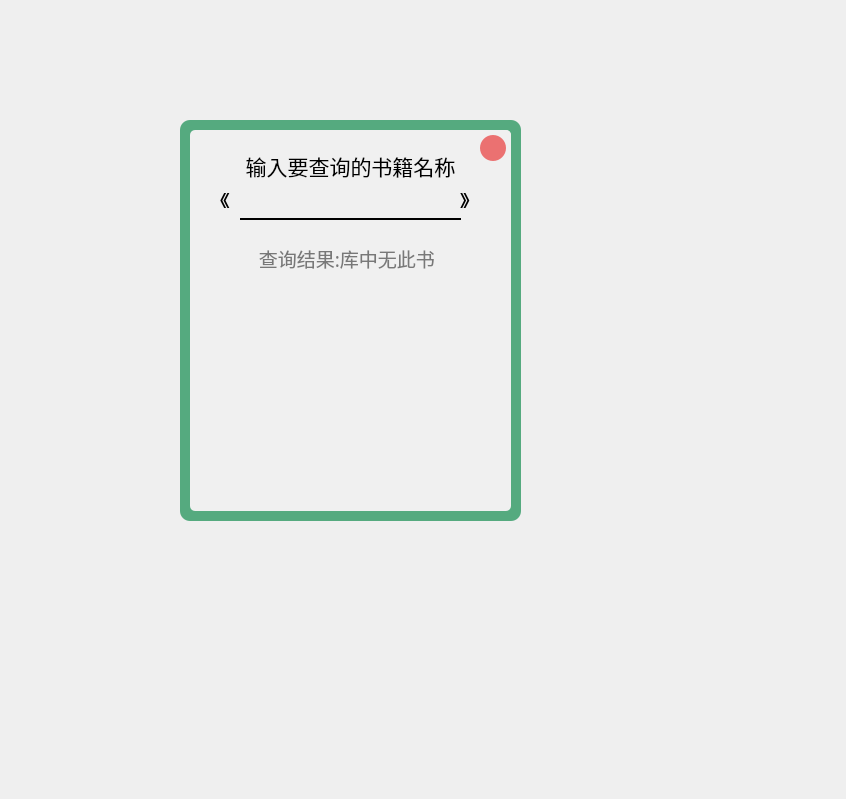
<?xml version="1.0" encoding="UTF-8"?>
<ui version="4.0">
 <class>search_page</class>
 <widget class="QMainWindow" name="search_page">
  <property name="geometry">
   <rect>
    <x>0</x>
    <y>0</y>
    <width>846</width>
    <height>799</height>
   </rect>
  </property>
  <property name="windowTitle">
   <string>MainWindow</string>
  </property>
  <property name="windowIcon">
   <iconset resource="res.qrc">
    <normaloff>:/icon/icon/查询.svg</normaloff>:/icon/icon/查询.svg</iconset>
  </property>
  <property name="styleSheet">
   <string notr="true"/>
  </property>
  <widget class="QWidget" name="centralwidget">
   <widget class="QFrame" name="frame_7">
    <property name="geometry">
     <rect>
      <x>180</x>
      <y>120</y>
      <width>341</width>
      <height>401</height>
     </rect>
    </property>
    <property name="styleSheet">
     <string notr="true">background-color: rgb(85, 170, 127);
border-radius:10px;</string>
    </property>
    <property name="frameShape">
     <enum>QFrame::StyledPanel</enum>
    </property>
    <property name="frameShadow">
     <enum>QFrame::Raised</enum>
    </property>
    <widget class="QFrame" name="frame_8">
     <property name="geometry">
      <rect>
       <x>10</x>
       <y>10</y>
       <width>321</width>
       <height>381</height>
      </rect>
     </property>
     <property name="styleSheet">
      <string notr="true">background-color: rgb(240, 240, 240);
border-radius:5px;</string>
     </property>
     <property name="frameShape">
      <enum>QFrame::NoFrame</enum>
     </property>
     <property name="frameShadow">
      <enum>QFrame::Raised</enum>
     </property>
     <widget class="QLineEdit" name="id_search_input">
      <property name="geometry">
       <rect>
        <x>50</x>
        <y>50</y>
        <width>221</width>
        <height>40</height>
       </rect>
      </property>
      <property name="font">
       <font>
        <family>方正准圆_GBK</family>
        <pointsize>14</pointsize>
       </font>
      </property>
      <property name="styleSheet">
       <string notr="true">border:none;
border-bottom:2px solid rgb(0,0,0);
border-radius:0px;
</string>
      </property>
      <property name="placeholderText">
       <string/>
      </property>
     </widget>
     <widget class="QLabel" name="label_4">
      <property name="geometry">
       <rect>
        <x>40</x>
        <y>20</y>
        <width>241</width>
        <height>31</height>
       </rect>
      </property>
      <property name="font">
       <font>
        <family>黑体</family>
        <pointsize>16</pointsize>
        <weight>50</weight>
        <italic>false</italic>
        <bold>false</bold>
        <underline>false</underline>
        <strikeout>false</strikeout>
       </font>
      </property>
      <property name="text">
       <string>输入要查询的书籍名称</string>
      </property>
      <property name="alignment">
       <set>Qt::AlignCenter</set>
      </property>
     </widget>
     <widget class="QTextEdit" name="info_show">
      <property name="geometry">
       <rect>
        <x>50</x>
        <y>110</y>
        <width>221</width>
        <height>251</height>
       </rect>
      </property>
      <property name="font">
       <font>
        <family>方正准圆_GBK</family>
        <pointsize>14</pointsize>
       </font>
      </property>
      <property name="acceptDrops">
       <bool>true</bool>
      </property>
      <property name="styleSheet">
       <string notr="true">border:2px solid grey；</string>
      </property>
      <property name="frameShape">
       <enum>QFrame::StyledPanel</enum>
      </property>
      <property name="frameShadow">
       <enum>QFrame::Plain</enum>
      </property>
      <property name="midLineWidth">
       <number>0</number>
      </property>
      <property name="readOnly">
       <bool>true</bool>
      </property>
      <property name="placeholderText">
       <string>   查询结果:库中无此书</string>
      </property>
     </widget>
     <widget class="QLabel" name="label_5">
      <property name="geometry">
       <rect>
        <x>30</x>
        <y>50</y>
        <width>21</width>
        <height>40</height>
       </rect>
      </property>
      <property name="font">
       <font>
        <family>方正准圆_GBK</family>
        <pointsize>16</pointsize>
       </font>
      </property>
      <property name="text">
       <string>《</string>
      </property>
     </widget>
     <widget class="QLabel" name="label_6">
      <property name="geometry">
       <rect>
        <x>270</x>
        <y>50</y>
        <width>21</width>
        <height>40</height>
       </rect>
      </property>
      <property name="font">
       <font>
        <family>方正准圆_GBK</family>
        <pointsize>16</pointsize>
       </font>
      </property>
      <property name="text">
       <string>》</string>
      </property>
     </widget>
     <widget class="QFrame" name="frame_4">
      <property name="geometry">
       <rect>
        <x>280</x>
        <y>0</y>
        <width>41</width>
        <height>41</height>
       </rect>
      </property>
      <property name="frameShape">
       <enum>QFrame::NoFrame</enum>
      </property>
      <property name="frameShadow">
       <enum>QFrame::Raised</enum>
      </property>
      <widget class="QPushButton" name="close_button_s">
       <property name="geometry">
        <rect>
         <x>10</x>
         <y>5</y>
         <width>26</width>
         <height>26</height>
        </rect>
       </property>
       <property name="styleSheet">
        <string notr="true">QPushButton{
	color: rgb(255, 255, 255);
	background-color: rgb(235, 113, 113);
	text-align:center;
	border:0px outset rgb(255, 255, 255);
	border-radius:13px;
}
QPushButton:hover {
	border:-4px outset rgba(36, 36, 36,0);
}
QPushButton:pressed {
	border:4px outset rgba(36, 36, 36,0);
}
</string>
       </property>
       <property name="text">
        <string/>
       </property>
       <property name="icon">
        <iconset resource="res.qrc">
         <normaloff>:/icon/icon/关闭白.svg</normaloff>:/icon/icon/关闭白.svg</iconset>
       </property>
      </widget>
     </widget>
    </widget>
   </widget>
  </widget>
 </widget>
 <resources>
  <include location="res.qrc"/>
 </resources>
 <connections/>
</ui>
